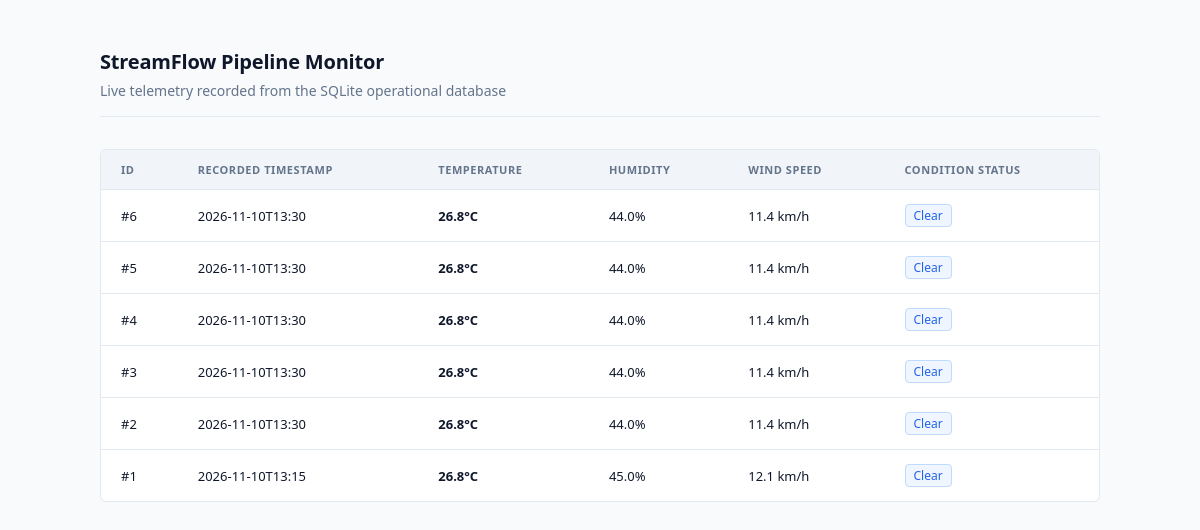
The page / on the database its author committed.
### tables this page shows
CREATE TABLE clean_weather_metrics (
            id INTEGER PRIMARY KEY AUTOINCREMENT,
            recorded_at TEXT,
            temperature REAL,
            humidity REAL,
            wind_speed REAL,
            weather_condition TEXT
        );

### app.py (the view)
@app.route("/")
def index():
    weather_records = get_latest_weather()
    return render_template("index.html", records=weather_records)

### app.py (called while the page is built)
def get_latest_weather():
    conn = sqlite3.connect(DB_NAME)
    conn.row_factory = sqlite3.Row  # Allows accessing columns by name
    cursor = conn.cursor()
    cursor.execute("SELECT * FROM clean_weather_metrics ORDER BY id DESC LIMIT 10")
    rows = cursor.fetchall()
    conn.close()
    return rows

### templates/index.html (shortened to what this page needs)
<!DOCTYPE html>
<html lang="en">
<head>
</head>
<body>
    <div class="container">
        <header>
            <h1>StreamFlow Pipeline Monitor</h1>
            <p class="subtitle">Live telemetry recorded from the SQLite operational database</p>
        </header>
        <div class="card">
            <table>
                <thead>
                    <tr>
                        <th>ID</th>
                        <th>Recorded Timestamp</th>
                        <th>Temperature</th>
                        <th>Humidity</th>
                        <th>Wind Speed</th>
                        <th>Condition Status</th>
                    </tr>
                </thead>
                <tbody>
                    {% if records %}
                        {% for row in records %}
                        <tr>
                            <td>#{{ row['id'] }}</td>
                            <td>{{ row['recorded_at'] }}</td>
                            <td><strong>{{ row['temperature'] }}°C</strong></td>
                            <td>{{ row['humidity'] }}%</td>
                            <td>{{ row['wind_speed'] }} km/h</td>
                            <td>
                                {% if row['weather_condition'] == 'Hot' %}
                                    <span class="badge badge-hot">{{ row['weather_condition'] }}</span>
                                {% elif row['weather_condition'] == 'Clear' %}
                                    <span class="badge badge-clear">{{ row['weather_condition'] }}</span>
                                {% else %}
                                    <span class="badge badge-normal">{{ row['weather_condition'] }}</span>
                                {% endif %}
                            </td>
                        </tr>
                        {% endfor %}
                    {% else %}
                        <tr>
                            <td colspan="6" style="text-align: center; color: var(--text-muted); padding: 40px;">
                                No weather records found. Run your pipeline to populate data.
                            </td>
                        </tr>
                    {% endif %}
                </tbody>
            </table>
        </div>
    </div>
</body>
</html>

### templates/index.html (style rules this page uses)
:root { --bg-color: #f8fafc; --card-bg: #ffffff; --border-color: #e2e8f0; --text-main: #0f172a; --text-muted: #64748b; --primary-blue: #2563eb; --accent-green: #16a34a; --accent-red: #dc2626; }
body { font-family: system-ui, -apple-system, BlinkMacSystemFont, "Segoe UI", Roboto, Helvetica, Arial, sans-serif; background-color: var(--bg-color); color: var(--text-main); margin: 0; padding: 48px 24px; -webkit-font-smoothing: antialiased; }
.container { max-width: 1000px; margin: 0 auto; }
header { margin-bottom: 32px; border-bottom: 1px solid var(--border-color); padding-bottom: 16px; }
h1 { font-size: 20px; font-weight: 600; margin: 0 0 6px 0; letter-spacing: -0.01em; color: var(--text-main); }
p.subtitle { font-size: 14px; color: var(--text-muted); margin: 0; }
.card { background-color: var(--card-bg); border: 1px solid var(--border-color); border-radius: 6px; overflow: hidden; }
table { width: 100%; border-collapse: collapse; text-align: left; }
th { background-color: #f1f5f9; font-size: 11px; font-weight: 600; text-transform: uppercase; letter-spacing: 0.05em; color: var(--text-muted); padding: 12px 20px; border-bottom: 1px solid var(--border-color); }
td { padding: 14px 20px; font-size: 13px; border-bottom: 1px solid var(--border-color); color: var(--text-main); }
tr:last-child td { border-bottom: none; }
.badge { display: inline-flex; align-items: center; padding: 2px 8px; border-radius: 4px; font-size: 12px; font-weight: 500; }
.badge-clear { background-color: #eff6ff; color: var(--primary-blue); border: 1px solid #bfdbfe; }

### rows shown on the page
clean_weather_metrics: id "6", recorded_at "2026-11-10T13:30", temperature "26.8", humidity "44.0", wind_speed "11.4", weather_condition "Clear"
clean_weather_metrics: id "5", recorded_at "2026-11-10T13:30", temperature "26.8", humidity "44.0", wind_speed "11.4", weather_condition "Clear"
clean_weather_metrics: id "4", recorded_at "2026-11-10T13:30", temperature "26.8", humidity "44.0", wind_speed "11.4", weather_condition "Clear"
clean_weather_metrics: id "3", recorded_at "2026-11-10T13:30", temperature "26.8", humidity "44.0", wind_speed "11.4", weather_condition "Clear"
clean_weather_metrics: id "2", recorded_at "2026-11-10T13:30", temperature "26.8", humidity "44.0", wind_speed "11.4", weather_condition "Clear"
clean_weather_metrics: id "1", recorded_at "2026-11-10T13:15", temperature "26.8", humidity "45.0", wind_speed "12.1", weather_condition "Clear"
